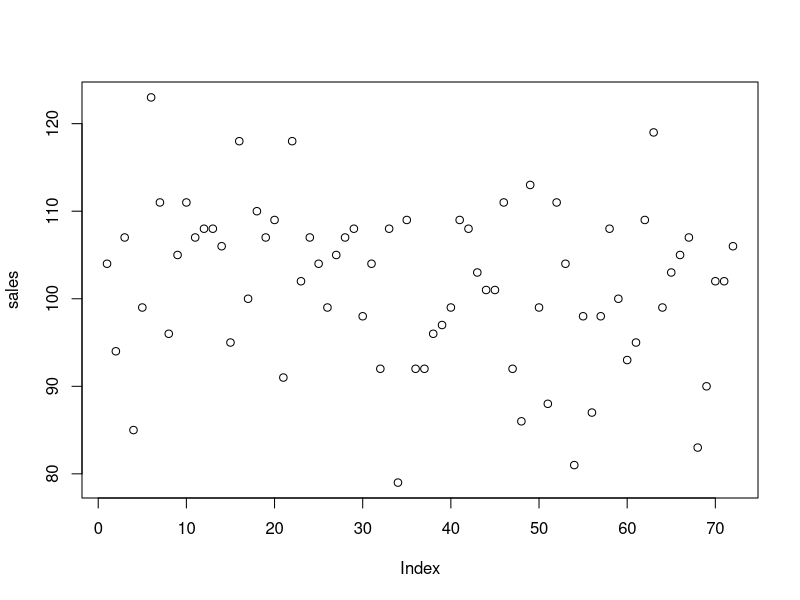
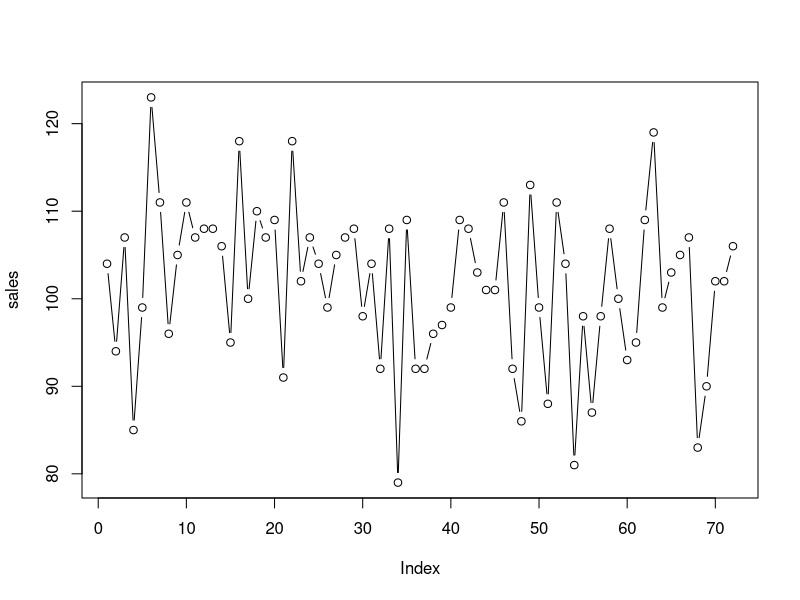
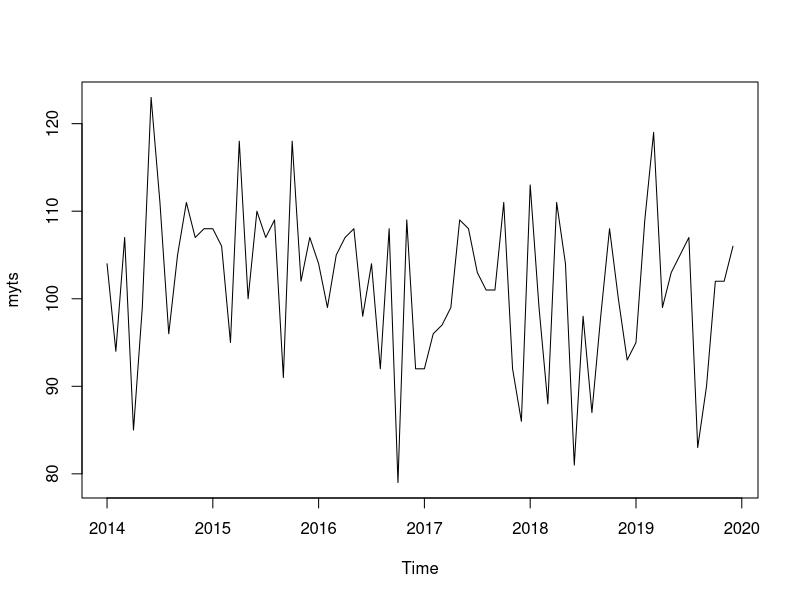
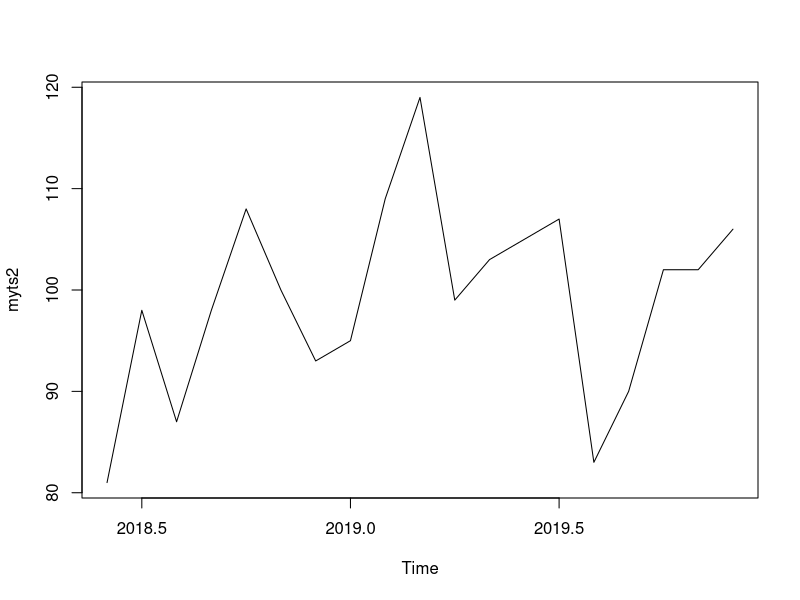
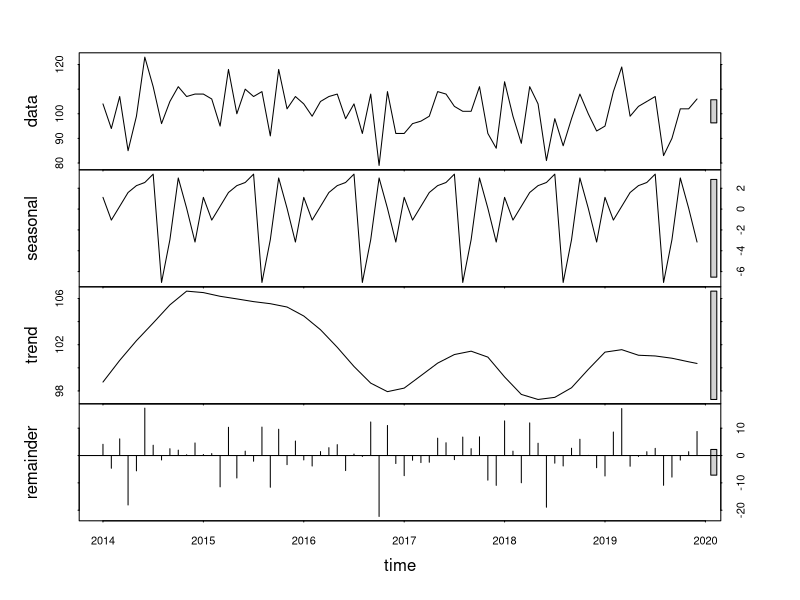
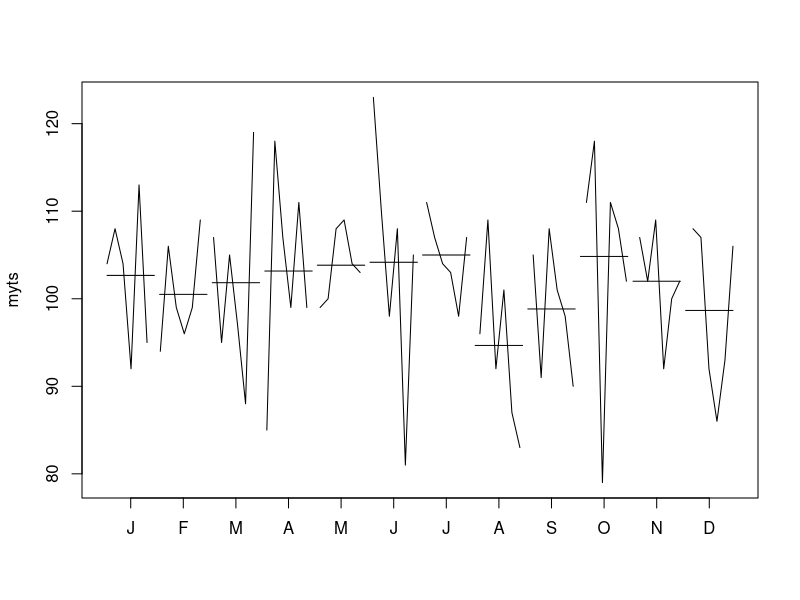
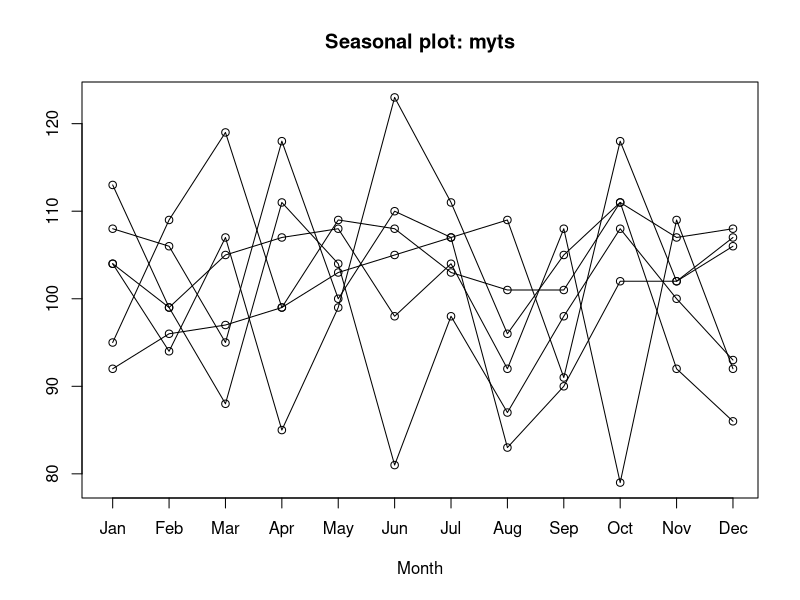
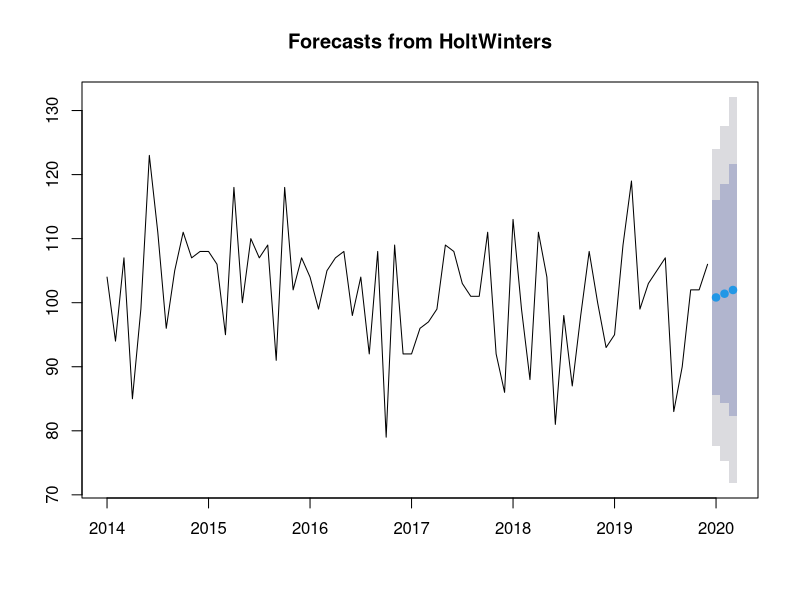

Reproduce these figures in R, in order.
#Time Series 

#The ts() function will convert a numeric vector into an R time series object. The format is ts(vector, start=, end=, frequency=) where start and end are the times of the first and last observation and frequency is the number of observations per unit time (1=annual, 4=quartly, 12=monthly, etc.).


# save a numeric vector containing 72 monthly observations
(sales = round(rnorm(n=72, mean=100, sd=10)))
plot(sales)
plot(sales, type='b')

# from Jan 2010 to Dec 2019 as a time series object
myts <- ts(sales, start=c(2014, 1), end=c(2019, 12), frequency=12)
myts
plot(myts)

# subset the time series (June 2014 to December 2014)
myts2 <- window(myts, start=c(2018, 6), end=c(2019, 12))
myts2

# plot series
plot(myts2)



#Seasonal Decomposition
#A time series with additive trend, seasonal, and irregular components can be decomposed using the stl() function. Note that a series with multiplicative effects can often by transformed into series with additive effects through a log transformation (i.e., newts <- log(myts)).

# Seasonal decomposition
fit <- stl(myts, s.window="period")
plot(fit)

# additional plots
monthplot(myts)

library(forecast)
seasonplot(myts)



#-------------------
#Exponential Models
#Both the HoltWinters() function in the base installation, and the ets() function in the forecast package, can be used to fit exponential models.

# simple exponential - models level
fit <- HoltWinters(myts, beta=FALSE, gamma=FALSE)

# double exponential - models level and trend
fit1 <- HoltWinters(myts, gamma=FALSE)
fit1

# triple exponential - models level, trend, and seasonal components
fit2 <- HoltWinters(myts)

# predictive accuracy
#forecast::accuracy(fit2)

# predict next three future values
forecast::forecast(fit1, 3)
plot(forecast::forecast(fit1, 3))
plot(forecast::forecast(fit2, 3))



#Automated Forecasting
#The forecast package provides functions for the automatic selection of exponential and ARIMA models. The ets() function supports both additive and multiplicative models. The auto.arima() function can handle both seasonal and nonseasonal ARIMA models. Models are chosen to maximize one of several fit criteria.

library(forecast)
# Automated forecasting using an exponential model
fit <- ets(myts)
plot(fit)

# Automated forecasting using an ARIMA model
fit <- auto.arima(myts)
fit
forecast(fit,3)


#https://www.statmethods.net/advstats/timeseries.html
#https://www.analyticsvidhya.com/blog/2015/12/complete-tutorial-time-series-modeling/

